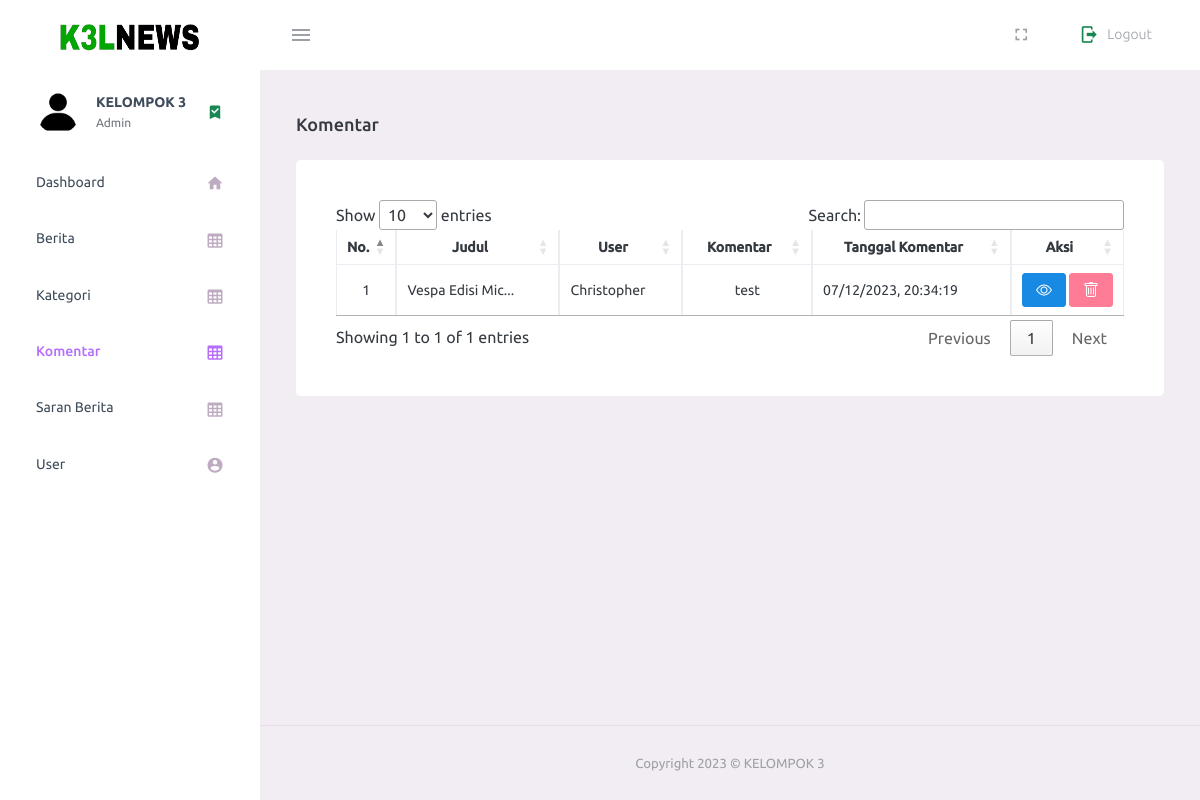
Before: /admin/komentar.php (signed in) with the older database file.
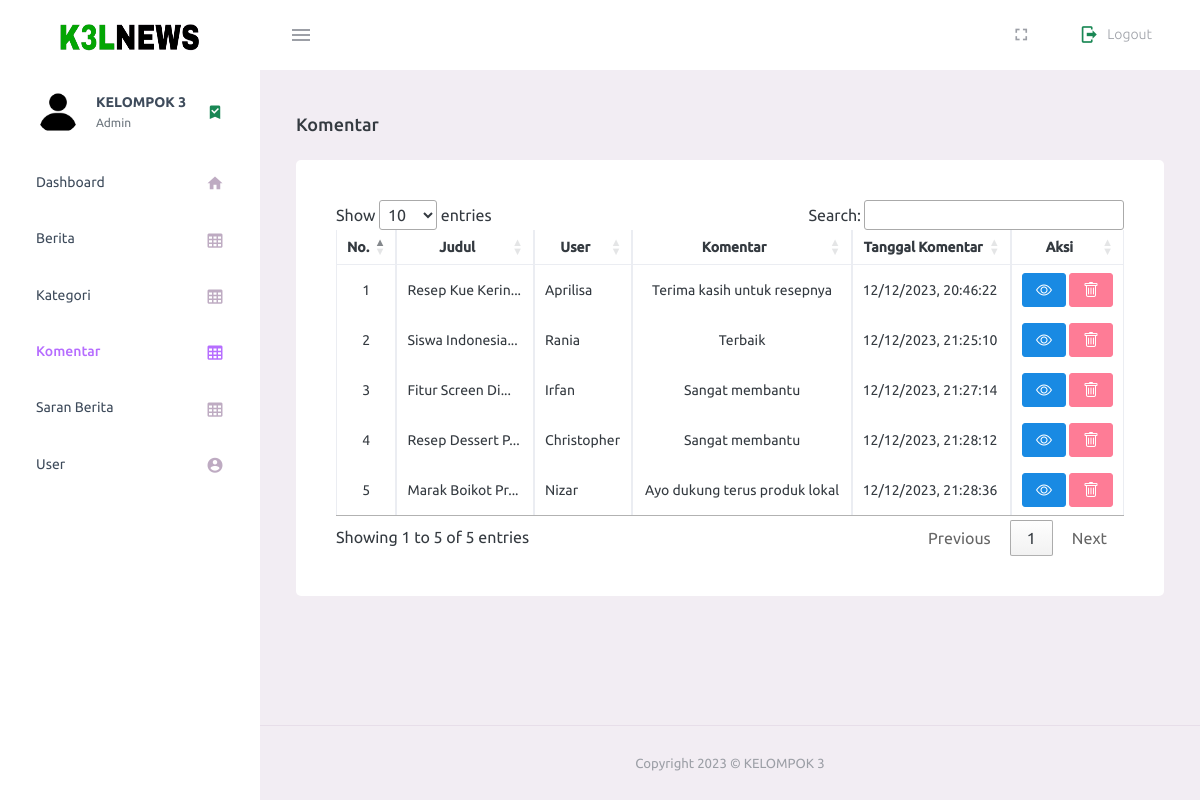
After: the same page with the newer database file.
### tables this page shows
CREATE TABLE `komentar` (
  `id_komentar` int(11) NOT NULL,
  `id_berita` int(11) DEFAULT NULL,
  `id_user` int(11) DEFAULT NULL,
  `isi_komentar` text NOT NULL,
  `tgl_komen` datetime NOT NULL
);

CREATE TABLE `berita` (
  `id_berita` int(11) NOT NULL,
  `id_kategori` int(11) DEFAULT NULL,
  `judul` varchar(255) DEFAULT NULL,
  `penulis` varchar(30) DEFAULT NULL,
  `isi_berita` text DEFAULT NULL,
  `tgl_rilis` date DEFAULT NULL,
  `gambar` varchar(255) DEFAULT NULL,
  `jmlh_dilihat` int(11) NOT NULL DEFAULT 0
);

CREATE TABLE `user` (
  `id_user` int(11) NOT NULL,
  `email` varchar(100) NOT NULL,
  `username` varchar(100) NOT NULL,
  `password` varchar(100) NOT NULL,
  `role` enum('admin','user') NOT NULL
);

### admin/komentar.php (the view, shortened to what the changed rows need)
<?php
include_once('../connection.php');
$query = mysqli_query($conn, "SELECT * FROM `komentar` JOIN berita ON komentar.id_berita=berita.id_berita JOIN user ON komentar.id_user=user.id_user;");
function custom_echo($x, $length)
{
  if (strlen($x) <= $length) {
    echo $x;
  } else {
    $y = substr($x, 0, $length) . '...';
    echo $y;
  }
}
?>
<!DOCTYPE html>
<html lang="en">
<head>
  <link rel="stylesheet" href="assets/vendors/mdi/css/materialdesignicons.min.css">
  <link rel="stylesheet" href="assets/vendors/css/vendor.bundle.base.css">
  <link href="https://cdn.jsdelivr.net/npm/bootstrap@5.3.0-alpha3/dist/css/bootstrap.min.css" rel="stylesheet">
  <link rel="stylesheet" href="https://cdn.jsdelivr.net/npm/bootstrap-icons@1.10.5/font/bootstrap-icons.css">
  <link rel="stylesheet" href="https://cdn.datatables.net/1.13.4/css/jquery.dataTables.css" />
  <link rel="stylesheet" href="assets/css/style.css">
</head>
<body>
  <div class="container-scroller">
    <div class="container-fluid page-body-wrapper">
      <div class="main-panel">
        <div class="content-wrapper">
          <div class="row">
            <div class="col-lg-12 grid-margin stretch-card">
              <div class="card">
                <div class="card-body">
                  <table class="table table-bordered" id="myTable">
                    <thead>
                      <tr class="text-center align-middle">
                        <th class="text-center" scope="col" width="10px">No. </th>
                        <th class="text-center" scope="col" width="">Judul</th>
                        <th class="text-center" scope="col" width="">User</th>
                        <th class="text-center" scope="col" width="">Komentar</th>
                        <th class="text-center" scope="col" width="">Tanggal Komentar</th>
                        <th class="text-center" scope="col">Aksi</th>
                      </tr>
                    </thead>
                    <tbody>
                      <?php $i = 1 ?>
                      <?php foreach ($query as $data) : ?>
                        <tr>
                          <td class="text-center align-middle"><?= $i; ?></td>
                          <td><?php custom_echo($data["judul"], 15) ?></td>
                          <td><?= $data["username"]; ?></td>
                          <td class="text-center align-middle"><?php custom_echo($data["isi_komentar"], 30) ?></td>
                          <td><?= date("d/m/Y, H:i:s", strtotime($data["tgl_komen"])); ?></td>
                          <td width="50px" class="text-center align-middle">
                            <a href="detail_komentar.php?idKomentar=<?= $data["id_komentar"]; ?>" class="btn btn-info btn-sm"><i class="bi bi-eye"></i></a>
                            <a href="#" class="btn btn-danger btn-sm" onclick="confirmDelete(<?= $data['id_komentar'] ?>)"><i class="bi bi-trash"></i></a>
                          </td>
                        </tr>
                        <?php $i++; ?>
                      <?php endforeach; ?>
                    </tbody>
                  </table>
                </div>
              </div>
            </div>
          </div>
        </div>
      </div>
    </div>
  </div>
</body>
</html>

Changed rows visible on the page:
removed komentar: id_berita.judul "Vespa Edisi Mic...", id_user.username "Christopher", isi_komentar "test", tgl_komen "07/12/2023, 20:34:19"
added komentar: id_berita.judul "Resep Kue Kerin...", id_user.username "Aprilisa", isi_komentar "Terima kasih untuk resepnya", tgl_komen "12/12/2023, 20:46:22"
added komentar: id_berita.judul "Siswa Indonesia...", id_user.username "Rania", isi_komentar "Terbaik", tgl_komen "12/12/2023, 21:25:10"
added komentar: id_berita.judul "Fitur Screen Di...", id_user.username "Irfan", isi_komentar "Sangat membantu", tgl_komen "12/12/2023, 21:27:14"
added komentar: id_berita.judul "Resep Dessert P...", id_user.username "Christopher", isi_komentar "Sangat membantu", tgl_komen "12/12/2023, 21:28:12"
added komentar: id_berita.judul "Marak Boikot Pr...", id_user.username "Nizar", isi_komentar "Ayo dukung terus produk lokal", tgl_komen "12/12/2023, 21:28:36"
Other visible differences:
text written by a page script: "Show entries Search: Showing 1 to 1 of 1 entries Previous 1 Next" → "Show entries Search: Showing 1 to 5 of 5 entries Previous 1 Next"
